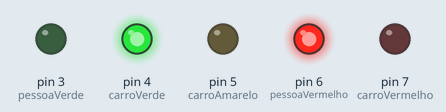
Bench run of a sketch on a simulated Arduino Uno, built with avr-gcc and run on an emulated ATmega328P. Shown: output pins drawn as LEDs (lit = HIGH). What the sketch prints to the serial monitor is not drawn.

Above: at 2.5 s.
At 7.5 s:
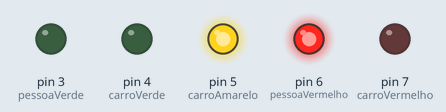
At 12.5 s:
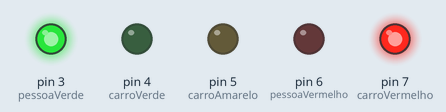
At 19.81 s:
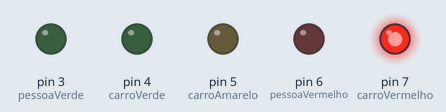
Timing chart, 0 to 26.3 s (numbered marks = the images above):
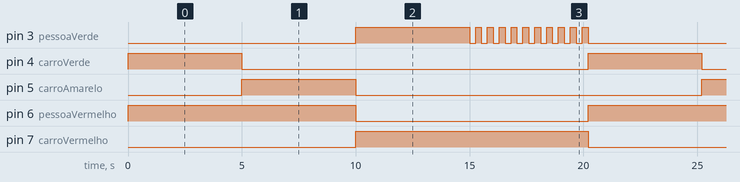

The sketch:

Semaforo_com_leds.ino
```cpp
/*Aguinaldo Alves de Souza Técnico em mecatrônica ,sexta-feira 12/10/18 ás 17:20min programação para
Semáforo*/
int carroVermelho = 7;
int carroAmarelo = 5;
int carroVerde = 4;
int pessoaVerde = 3;
int pessoaVermelho = 6;
int estado;
int tempoAtravessando = 5000;
unsigned long mudaTempo;

void setup() {

  // Inicializamos o temporizador aqui
  // Observe que o "contador" foi atrelado
  // a váriavel que setamos acima "tempoAtravessando".

  mudaTempo = millis();

  pinMode(carroVermelho, OUTPUT);
  pinMode(carroAmarelo, OUTPUT);
  pinMode(carroVerde, OUTPUT);
  pinMode(pessoaVermelho, OUTPUT);
  pinMode(pessoaVerde, OUTPUT);

  digitalWrite(carroVerde, HIGH);
  digitalWrite(pessoaVermelho, HIGH);
  digitalWrite(carroVermelho, LOW);
  digitalWrite(carroAmarelo, LOW);
  digitalWrite(pessoaVerde, LOW);
  Serial.begin(9600);
  Serial.println(estado);  // mostre o estado dos Leds
}

void loop() {

       // Se a variavel 'estado' estiver apagado "LOW" comece a contar o tempo de 5 segundos
  if (estado == LOW && (millis() - mudaTempo) > 5000) {

    //Então SE SIM, executa a função de mudar o estado das luzes abaixo:
    mudaLuzes();
  }
}

void mudaLuzes() {
  digitalWrite(carroVerde, LOW);    // A luz do led verde é desligada
  digitalWrite(carroAmarelo, HIGH); // A luz do led amarela vai ligar por 5 segundos
  delay(5000);

  digitalWrite(carroAmarelo, LOW); // A luz do led amarela vai desligar
  digitalWrite(carroVermelho, HIGH); // A luz do led vermelha vai ligar por 5 segundos

  digitalWrite(pessoaVermelho, LOW);  //A luz do led vermelha vai desligar por 5 segundos
  digitalWrite(pessoaVerde, HIGH);
  delay(tempoAtravessando);

  // Pisca a luz verde dos PEDESTRES
  for (int x=0; x<10; x++) {
    digitalWrite(pessoaVerde, LOW);
    delay(260);
    digitalWrite(pessoaVerde, HIGH);
    delay(260);
  }
  digitalWrite(pessoaVerde, LOW);
  digitalWrite(carroVermelho, LOW);
  digitalWrite(pessoaVermelho, HIGH);
  digitalWrite(carroVerde, HIGH);

  mudaTempo = millis();
 }
```

Measured:
- by itself, pin 3 (pessoaVerde): repeats every 20.2 s: 10 × (LOW 0.26 s, HIGH 0.26 s), LOW 10.0 s, HIGH 5.0 s
- by itself, pin 4 (carroVerde), pin 5 (carroAmarelo): alternates HIGH for 5.0 s and LOW for 15.2 s
- by itself, pin 6 (pessoaVermelho): alternates HIGH for 10.0 s and LOW for 10.2 s
- by itself, pin 7 (carroVermelho): alternates HIGH for 10.2 s and LOW for 10.0 s
